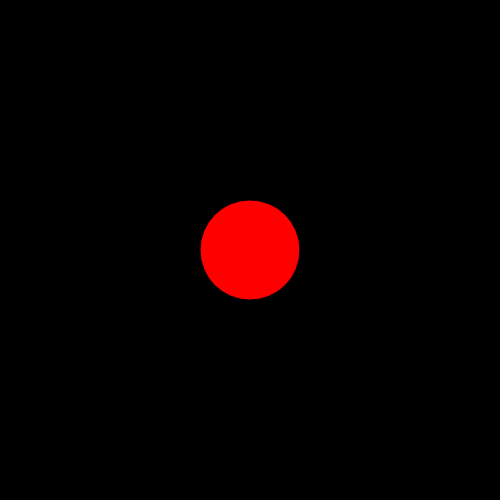
Frame 1 (no input)
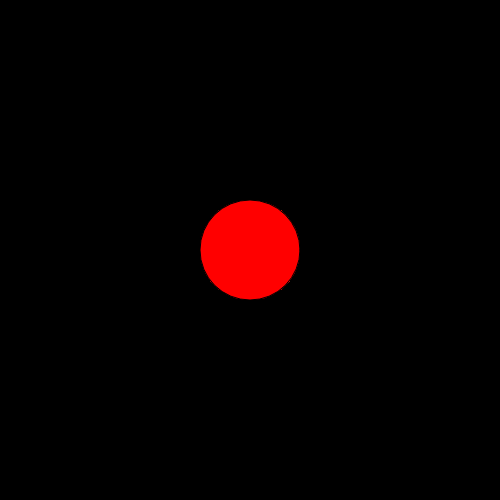
Frame 60 (no input)
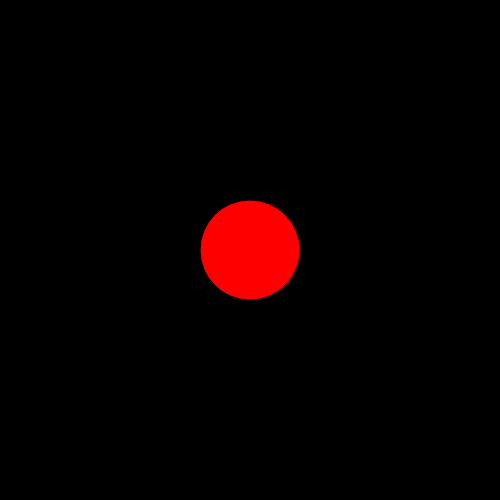
Frame 120 (the mouse pressed at the canvas centre since frame 60)

The p5.js sketch that drew these frames (run headless with seeded random() and noise() and a simulated clock; from frame 60 on, the mouse is pressed at the canvas centre):

// p5.js sketch
// ── sketch.js
// declare some variables
let circlesArray = [];
let object;

function setup() {
	createCanvas(500, 500);
	background(0);

	// make the new object
	object = new Circle(250, 250, 100, 100, 255, 0, 0);

	// add the new object into the array
	circlesArray.push(object);

}

function draw() {
	// use a for loop to go through the array
	for (let i = 0; i < circlesArray.length; i++) {
		// fill in color with the object's own property
		fill(circlesArray[i].r, circlesArray[i].g, circlesArray[i].b);

		// draw the ellipse with the object's own property
		ellipse(circlesArray[i].x, circlesArray[i].y, circlesArray[i].width, circlesArray[i].height);
	}
}

class Circle {
	// make a constructor
	constructor(x, y, width, height, r, g, b) {
		// assign all the parameters to the object (properties?)
		this.x = x;
		this.y = y;
		this.width = width;
		this.height = height;
		this.r = r;
		this.g = g;
		this.b = b;
	}
}

 
